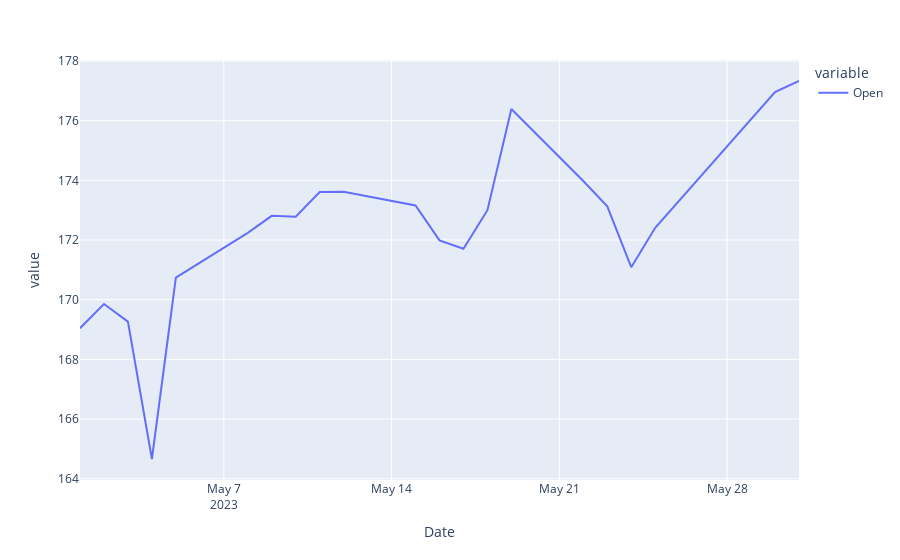

This figure's notebook cell:
### Code cell
fig = px.line(data.Open)
fig.show()

### Figure 1 — Plotly figure (JSON) as saved in the notebook; plotly's stock layout.template omitted (floating-point values rounded to 4 significant figures)
{"data": [{"hovertemplate": "variable=Open<br>Date=%{x}<br>value=%{y}<extra></extra>", "legendgroup": "Open", "line": {"color": "#636efa", "dash": "solid"}, "marker": {"symbol": "circle"}, "mode": "lines", "name": "Open", "orientation": "v", "showlegend": true, "type": "scatter", "x": ["2023-05-01T00:00:00-04:00", "2023-05-02T00:00:00-04:00", "2023-05-03T00:00:00-04:00", "2023-05-04T00:00:00-04:00", "2023-05-05T00:00:00-04:00", "2023-05-08T00:00:00-04:00", "2023-05-09T00:00:00-04:00", "2023-05-10T00:00:00-04:00", "2023-05-11T00:00:00-04:00", "2023-05-12T00:00:00-04:00", "2023-05-15T00:00:00-04:00", "2023-05-16T00:00:00-04:00", "2023-05-17T00:00:00-04:00", "2023-05-18T00:00:00-04:00", "2023-05-19T00:00:00-04:00", "2023-05-22T00:00:00-04:00", "2023-05-23T00:00:00-04:00", "2023-05-24T00:00:00-04:00", "2023-05-25T00:00:00-04:00", "2023-05-26T00:00:00-04:00", "2023-05-30T00:00:00-04:00", "2023-05-31T00:00:00-04:00"], "xaxis": "x", "y": [169.0, 169.9, 169.3, 164.7, 170.7, 172.2, 172.8, 172.8, 173.6, 173.6, 173.2, 172.0, 171.7, 173, 176.4, 174.0, 173.1, 171.1, 172.4, 173.3, 177.0, 177.3], "yaxis": "y"}], "layout": {"legend": {"title": {"text": "variable"}, "tracegroupgap": 0}, "margin": {"t": 60}, "xaxis": {"anchor": "y", "domain": [0, 1], "title": {"text": "Date"}}, "yaxis": {"anchor": "x", "domain": [0, 1], "title": {"text": "value"}}}}
